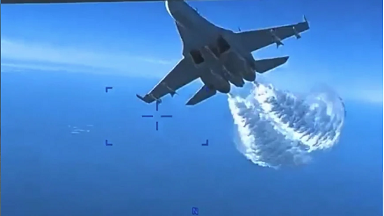
#> input picture test_img.png, 384 x 216 px
$ python 2.py
#> lines starting #> are read from the running program, lines starting #| are printed output that depends on the picture
import numpy as np
import numpy.fft as fft
import math
from cv2 import cv2 as cv
import matplotlib.pyplot as plt

plt.rcParams['font.sans-serif'] = ['SimHei']
plt.rcParams['axes.unicode_minus'] = False

pic = cv.imread('test_img.png')
#> pic is the input picture: shape (216, 384, 3); mean B, G, R 205.4, 134.3, 72.9
pic = cv.cvtColor(pic, cv.COLOR_BGR2GRAY)
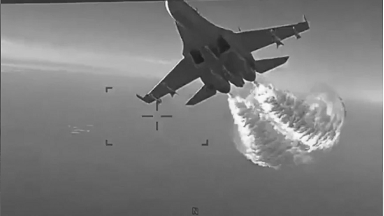
#> pic: shape (216, 384); min 29, max 254, mean 124

FA = fft.fft2(pic)  # 对图像进行傅里叶变换
fA = fft.fftshift(FA)  # 对图像频谱进行移动，是0频率点在中心
sA = np.log(np.abs(fA))  # 获得傅里叶变换的幅度谱
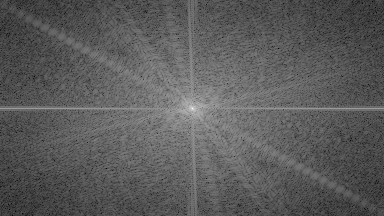
#> sA: shape (216, 384) float64; min 1.74, max 16.15, mean 6.91; drawn with min black and max white
phA = np.log(np.angle(fA) * 180 / np.pi)  # 获得傅里叶变换的相位谱
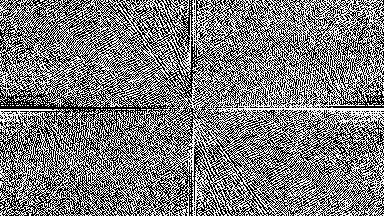
#> phA: shape (216, 384) float64; 50% of the values are NaN or infinite; the others: min -30.35, max 5.19, mean 4.17; drawn with min black, max white, NaN and infinite black

plt.subplot(331), plt.imshow(pic, cmap='gray'), plt.title('原图')
plt.subplot(332), plt.imshow(phA), plt.title('相位谱')
plt.subplot(333), plt.imshow(sA), plt.title('幅度谱')


def highPassFiltering(img, size):  # 传递参数为傅里叶变换后的频谱图和滤波尺寸
#> called with img = array of shape (216, 384), size = 50
    h, w = img.shape[0:2]  # 获取图像属性
#> h = 216; w = 384
    h1, w1 = int(h / 2), int(w / 2)  # 找到傅里叶频谱图的中心点
#> h1 = 108; w1 = 192
    img[h1 - int(size / 2):h1 + int(size / 2),
    w1 - int(size / 2):w1 + int(size / 2)] = 0  # 中心点加减滤波尺寸的一半，刚好形成一个定义尺寸的滤波大小，然后设置为0
    return img


def lowPassFiltering(img, size):  # 传递参数为傅里叶变换后的频谱图和滤波尺寸
    h, w = img.shape[0:2]  # 获取图像属性
    h1, w1 = int(h / 2), int(w / 2)  # 找到傅里叶频谱图的中心点
    img2 = np.zeros((h, w), np.uint8)  # 定义空白黑色图像，和傅里叶变换传递的图尺寸一致
    img2[h1 - int(size / 2):h1 + int(size / 2),
    w1 - int(size / 2):w1 + int(size / 2)] = 1  # 中心点加减滤波尺寸的一半，刚好形成一个定义尺寸的滤波大小，然后设置为1，保留低频部分
    img3 = img2 * img  # 将定义的低通滤波与传入的傅里叶频谱图一一对应相乘，得到低通滤波
    return img3


dft_shift = highPassFiltering(fA, 50)
res = np.log(np.abs(dft_shift))
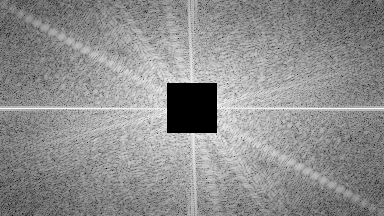
#> res: shape (216, 384) float64; 3.01% of the values are NaN or infinite; the others: min 1.74, max 10.54, mean 6.83; drawn with min black, max white, NaN and infinite black
idft_shift = np.fft.ifftshift(dft_shift)  # 将频域从中间移动到左上角
ifimg = np.fft.ifft2(idft_shift)  # 傅里叶库函数调用
ifimg = np.abs(ifimg)
plt.subplot(334), plt.imshow(res), plt.title('高通滤波')
plt.subplot(335), plt.imshow(np.int8(ifimg), 'gray'), plt.title('滤波结果')

fA = fft.fftshift(FA)
plt.subplot(336), plt.imshow(np.int8(fA)), plt.title('频谱')
ldft_shift = lowPassFiltering(fA, 50)
lres = np.log(np.abs(ldft_shift))
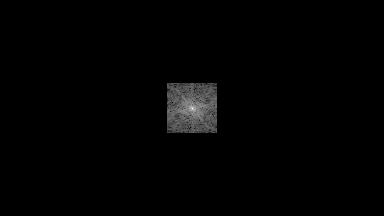
#> lres: shape (216, 384) float64; 96.99% of the values are NaN or infinite; the others: min 5.93, max 16.15, mean 9.57; drawn with min black, max white, NaN and infinite black

# 傅里叶逆变换
lidft_shift = np.fft.ifftshift(ldft_shift)  # 将频域从中间移动到左上角
lifimg = np.fft.ifft2(lidft_shift)  # 傅里叶库函数调用
lifimg = np.abs(lifimg)
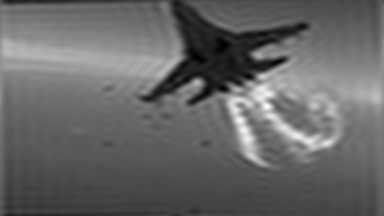
#> lifimg: shape (216, 384) float64; min 32.32, max 260.3, mean 124; drawn with min black and max white

plt.subplot(337), plt.imshow(lres), plt.title('低通滤波')
plt.subplot(338), plt.imshow(np.int8(lifimg), 'gray'), plt.title('滤波结果')
plt.show()
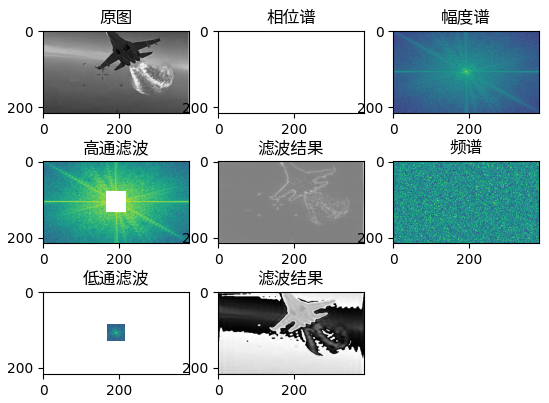
#> figure drawn by matplotlib, 8 panels

$ run again, with Ch8_F5_PyTorch.png copied over test_img.png
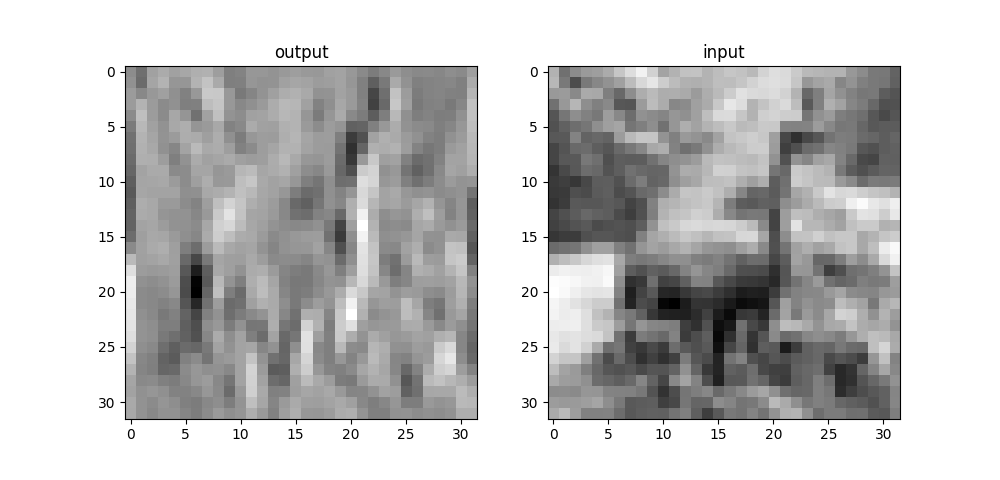
#> input picture Ch8_F5_PyTorch.png, 1000 x 480 px
#> pic is the input picture: shape (480, 1000, 3); min 0, max 255, mean 194.6
#> pic: shape (480, 1000)
#> `lres = np.log(np.abs(ldft_shift))`:
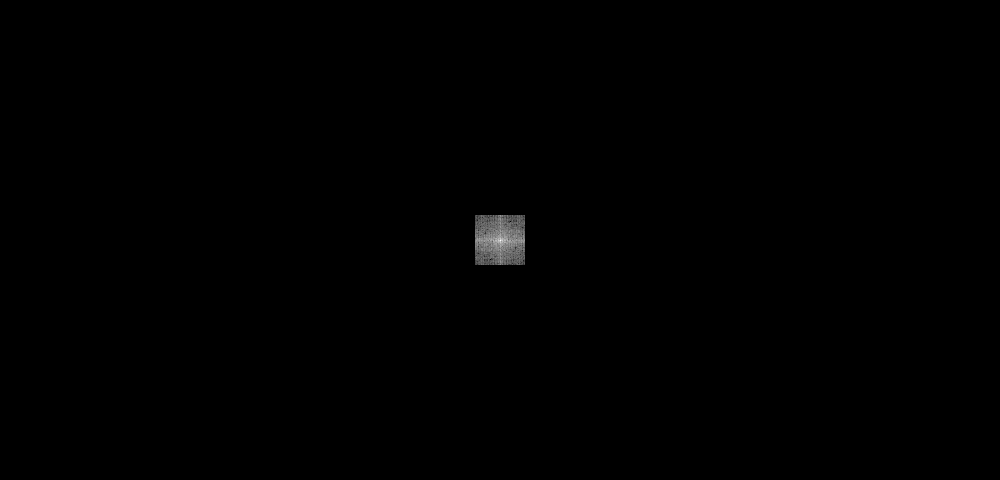
#> lres: shape (480, 1000) float64; 99.48% of the values are NaN or infinite; the others: min 6.06, max 18.35, mean 11.43; drawn with min black, max white, NaN and infinite black
#> `lifimg = np.abs(lifimg)`:
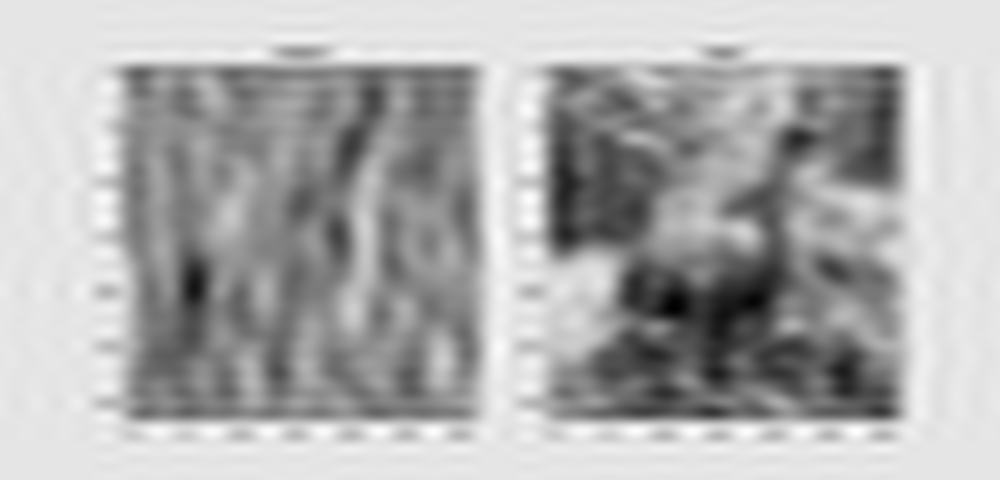
#> lifimg: shape (480, 1000) float64; min 0.569, max 283.3, mean 194.6; drawn with min black and max white

$ run again, with PyTorch.png copied over test_img.png
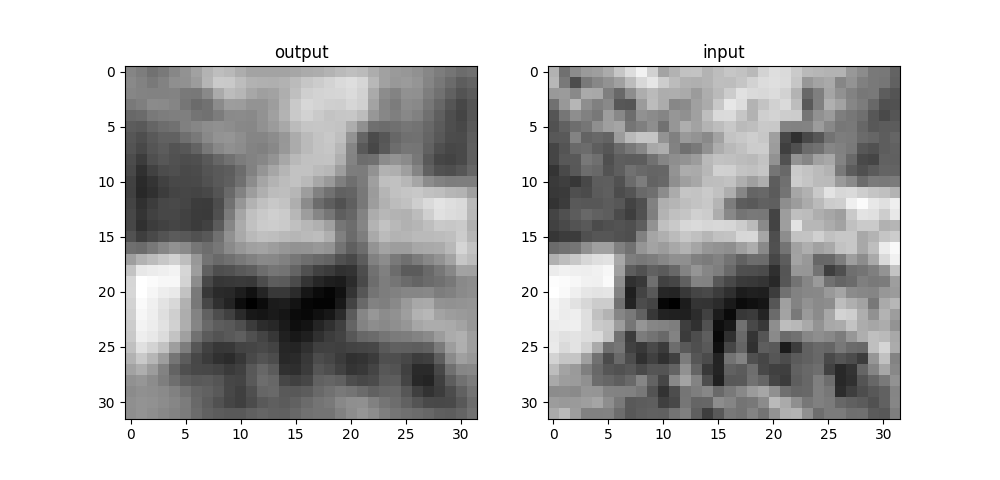
#> input picture PyTorch.png, 1000 x 480 px
#> pic is the input picture: shape (480, 1000, 3); min 0, max 255, mean 187.9
#> pic: shape (480, 1000)
#> `lres = np.log(np.abs(ldft_shift))`:
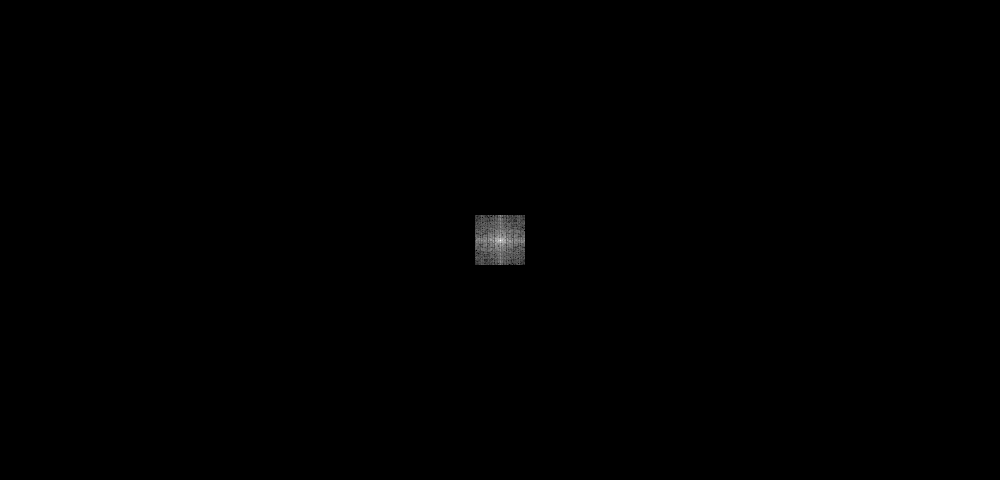
#> lres: shape (480, 1000) float64; 99.48% of the values are NaN or infinite; the others: min 7.29, max 18.32, mean 11.4; drawn with min black, max white, NaN and infinite black
#> `lifimg = np.abs(lifimg)`:
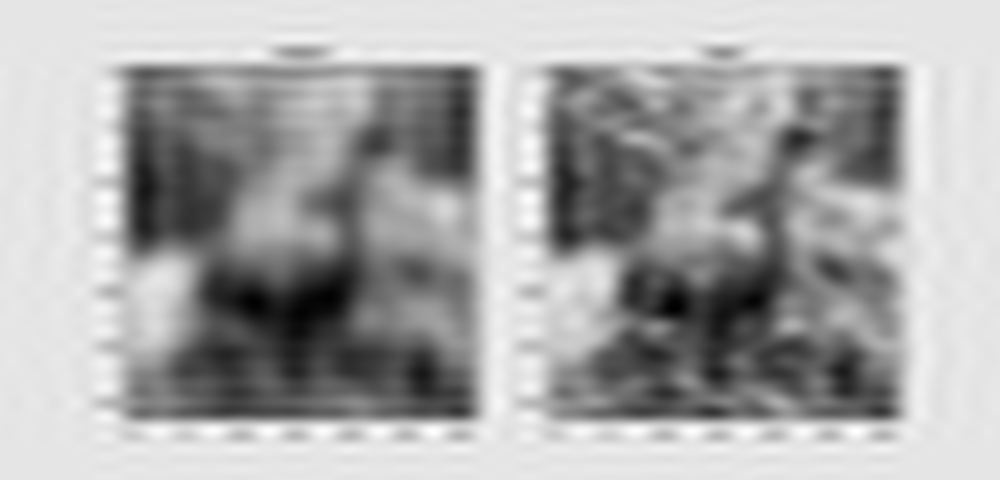
#> lifimg: shape (480, 1000) float64; min 0.552, max 283.3, mean 188; drawn with min black and max white
